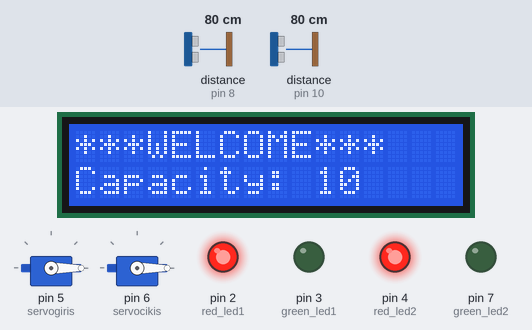
Bench run of a sketch on a simulated Arduino Uno, built with avr-gcc and run on an emulated ATmega328P. Parts: 2 × servo, 16×2 character LCD, output pins drawn as LEDs (lit = HIGH). Wiring (inferred from the names in the program): 2 × ultrasonic range finder: trigger pin 9, echo pin 8 / trigger pin 11, echo pin 10. The test bench sets the inputs (shaded band); at power-on: distance to the obstacle (sensors on pin 8, pin 10) 80 cm. The echo pulse lasts 58.3 µs per cm; pins used as bus, display or sensor lines are not drawn; what the sketch prints to the serial monitor is not drawn.

Above: at 1.3 s.
1.4 s: distance to the obstacle (sensor on pin 8) set to 54 cm
2.9 s: distance to the obstacle (sensor on pin 8) set to 46 cm
At 3.8 s:
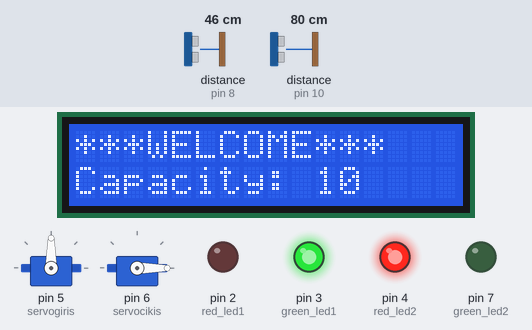
At 4.9 s:
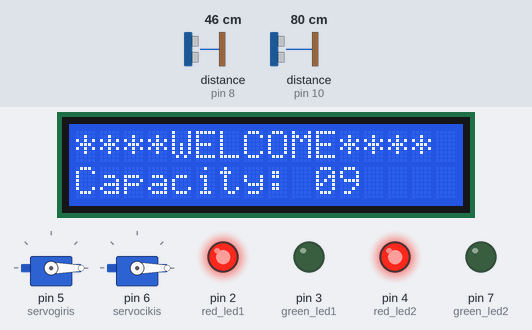
5.5 s: distance to the obstacle (sensor on pin 10) set to 55 cm
8.5 s: distance to the obstacle (sensor on pin 10) set to 47 cm
At 10.6 s:
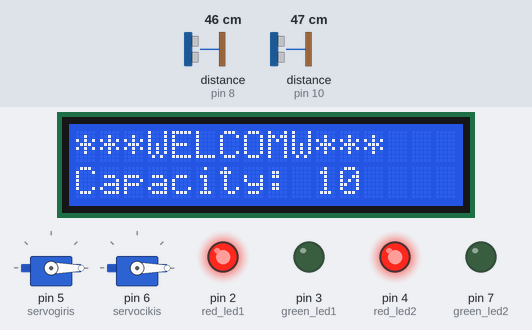
Timing chart, 0 to 12.1 s (numbered marks = the images above; inputs shaded):
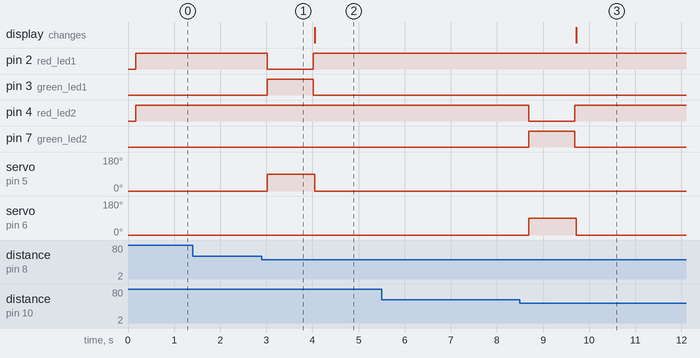

The sketch:

arduino_parking_slot_system.ino
```cpp
//Written by Emin Ayyıldız
#include<Servo.h>
#include <Wire.h>
#include <LiquidCrystal_I2C.h>

LiquidCrystal_I2C lcd(32,16,2);
int t=3000;
byte capacity = 10;
const int trigPin1 = 9;
const int echoPin1 = 8;
const int trigPin2 = 11;
const int echoPin2 = 10;

int red_led1 = 2;
int green_led1 = 3;
int red_led2 = 4;
int green_led2 = 7;

long duration1, distance1;
long duration2, distance2;
Servo servogiris;
Servo servocikis;
int entryCounter = 0;
int exitCounter = 0;
void setup() {
  Serial.begin(9600);
  pinMode(trigPin1, OUTPUT);
  pinMode(echoPin1, INPUT);
  pinMode(trigPin2, OUTPUT);
  pinMode(echoPin2, INPUT);
  pinMode(red_led1, OUTPUT);
  pinMode(green_led1, OUTPUT);
  pinMode(green_led2, OUTPUT);
  pinMode(red_led2, OUTPUT);
  servogiris.attach(5);
  servogiris.write(0);
  servocikis.attach(6);
  servocikis.write(0);
  lcd.begin(16,2);
  lcd.init();
  lcd.backlight();
  lcd.setCursor(0,0);
  lcd.print("***WELCOME***");
  lcd.setCursor(0, 1);
  lcd.print("Capacity: " + String(capacity));

}
void loop() {

  digitalWrite(trigPin1, LOW);
  delayMicroseconds(2);
  digitalWrite(trigPin1, HIGH);
  delayMicroseconds(10);
  digitalWrite(trigPin1, LOW);
  duration1 = pulseIn(echoPin1, HIGH);
  distance1 = (duration1 / 2) / 29.1;

  digitalWrite(trigPin2, LOW);
  delayMicroseconds(2);
  digitalWrite(trigPin2, HIGH);
  delayMicroseconds(10);
  digitalWrite(trigPin2, LOW);
  duration2 = pulseIn(echoPin2, HIGH);
  distance2 = (duration2 / 2) / 29.1;

  Serial.print("Distance 1: ");
  Serial.print(distance1);
  Serial.print(" cm, Distance 2: ");
  Serial.print(distance2);
  Serial.println(" cm");
  digitalWrite(red_led1, HIGH);
  digitalWrite(green_led1, LOW);
  digitalWrite(red_led2, HIGH);
  digitalWrite(green_led2, LOW);
  delay(100);

  if (distance1 < 50) {
    entryCounter++;
    if (entryCounter == 1) {
      if (capacity > 0) {
        digitalWrite(red_led1, LOW);
        digitalWrite(green_led1, HIGH);
        servogiris.write(90);
        capacity--;
        delay(1000);
        digitalWrite(red_led1, HIGH);
        digitalWrite(green_led1, LOW);
        servogiris.write(0);
        lcd.clear();
        lcd.setCursor(0,0);
        lcd.print("****WELCOME****");
        lcd.setCursor(0, 1);
        lcd.print("Capacity: 0" + String(capacity));
      } else {
        servogiris.write(0);
        lcd.print("Capacity: " + String(capacity));
        lcd.clear();
        lcd.setCursor(0, 0);
        lcd.print("*****SORRY*****");
        lcd.setCursor(0, 1);
        lcd.print("Parking Lot Full.");
        digitalWrite(red_led1, HIGH);
      }
    }
  } else {
    entryCounter = 0;
  }

  if (distance2 < 50) {
    exitCounter++;
    if (exitCounter == 1) {
      if (capacity < 10) {
        digitalWrite(red_led2, LOW);
        digitalWrite(green_led2, HIGH);
        capacity++;
        servocikis.write(90);
        delay(1000);
        digitalWrite(red_led2, HIGH);
        digitalWrite(green_led2, LOW);
        servocikis.write(0);
        lcd.clear();
        lcd.setCursor(0, 0);
        lcd.print("***WELCOMW***");
        lcd.setCursor(0, 1);
        lcd.print("Capacity: " + String(capacity));
      }

      else {
        servocikis.write(0);
        lcd.print("Capacity: 0" + String(capacity));
        lcd.clear();
        lcd.setCursor(0, 0);
        lcd.print("*****WELCOME*****");
        lcd.setCursor(0, 1);
        lcd.print("There is no car.");
        digitalWrite(red_led2, HIGH);
      }
    }
  } else {
    exitCounter = 0;
  }
}
```

Measured:
- the behaviour switches between 50 and 49 cm on distance to the obstacle (sensor on pin 8) (found by bisection; images 0 and 1)
- the behaviour switches between 51 and 50 cm on distance to the obstacle (sensor on pin 10) (found by bisection; images 2 and 3)
- after the input at 1.4 s, every drawn part: stays the same
- after the input at 2.9 s, pin 2 (red_led1): HIGH → LOW after 0.12 s, → HIGH 1.0 s later; pin 3 (green_led1): LOW → HIGH after 0.12 s, → LOW 1.0 s later; servo on pin 5 (servogiris): 0° → 90° after 0.12 s, → 0° 1.0 s later
- after the input at 5.5 s, every drawn part: stays the same
- after the input at 8.5 s, pin 4 (red_led2): HIGH → LOW after 0.19 s, → HIGH 1.0 s later; pin 7 (green_led2): LOW → HIGH after 0.19 s, → LOW 1.0 s later; servo on pin 6 (servocikis): 0° → 90° after 0.19 s, → 0° 1.0 s later; the display: changes after 1.2 s (image 3)
